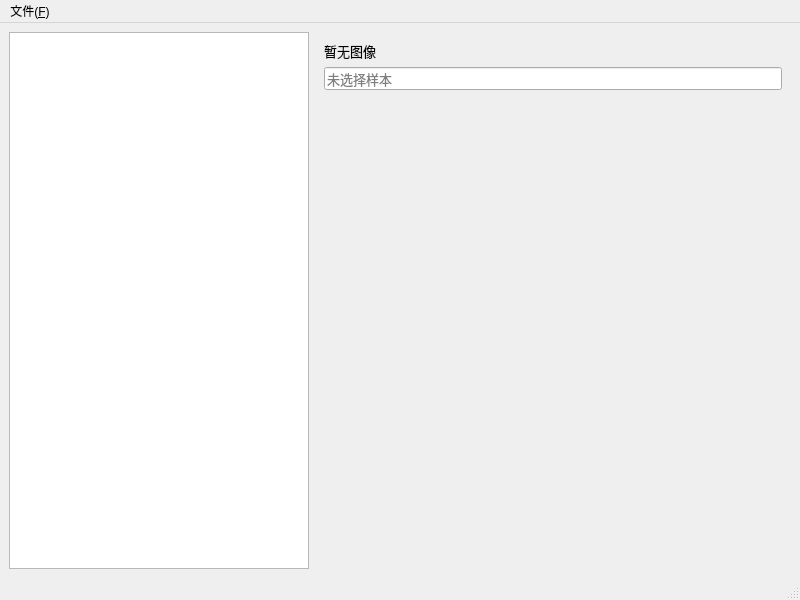
<?xml version="1.0" encoding="UTF-8"?>
<ui version="4.0">
 <class>MainWindow</class>
 <widget class="QMainWindow" name="MainWindow">
  <property name="geometry">
   <rect>
    <x>0</x>
    <y>0</y>
    <width>800</width>
    <height>600</height>
   </rect>
  </property>
  <property name="windowTitle">
   <string>MainWindow</string>
  </property>
  <widget class="QWidget" name="centralwidget">
   <layout class="QHBoxLayout" name="horizontalLayout">
    <item>
     <widget class="QListView" name="listView">
      <property name="maximumSize">
       <size>
        <width>300</width>
        <height>16777215</height>
       </size>
      </property>
      <property name="font">
       <font>
        <pointsize>10</pointsize>
       </font>
      </property>
     </widget>
    </item>
    <item>
     <widget class="QWidget" name="widget" native="true">
      <layout class="QVBoxLayout" name="verticalLayout" stretch="0,0,0,0">
       <item>
        <widget class="QWidget" name="widget_2" native="true">
         <layout class="QHBoxLayout" name="horizontalLayout_2">
          <property name="spacing">
           <number>0</number>
          </property>
          <property name="leftMargin">
           <number>0</number>
          </property>
          <property name="topMargin">
           <number>0</number>
          </property>
          <property name="rightMargin">
           <number>0</number>
          </property>
          <property name="bottomMargin">
           <number>0</number>
          </property>
          <item>
           <widget class="QWidget" name="widget_3" native="true">
            <layout class="QVBoxLayout" name="verticalLayout_2">
             <property name="leftMargin">
              <number>0</number>
             </property>
             <property name="topMargin">
              <number>0</number>
             </property>
             <property name="rightMargin">
              <number>0</number>
             </property>
             <property name="bottomMargin">
              <number>0</number>
             </property>
             <item>
              <widget class="QLabel" name="lblImage">
               <property name="minimumSize">
                <size>
                 <width>200</width>
                 <height>0</height>
                </size>
               </property>
               <property name="font">
                <font>
                 <pointsize>10</pointsize>
                </font>
               </property>
               <property name="text">
                <string>暂无图像</string>
               </property>
              </widget>
             </item>
            </layout>
           </widget>
          </item>
          <item>
           <spacer name="horizontalSpacer">
            <property name="orientation">
             <enum>Qt::Horizontal</enum>
            </property>
            <property name="sizeHint" stdset="0">
             <size>
              <width>255</width>
              <height>20</height>
             </size>
            </property>
           </spacer>
          </item>
         </layout>
        </widget>
       </item>
       <item>
        <widget class="QLineEdit" name="textEdit">
         <property name="font">
          <font>
           <pointsize>10</pointsize>
          </font>
         </property>
         <property name="placeholderText">
          <string>未选择样本</string>
         </property>
        </widget>
       </item>
       <item>
        <widget class="QWidget" name="widget_4" native="true">
         <layout class="QHBoxLayout" name="horizontalLayout_3">
          <item>
           <widget class="QLabel" name="lblLabelLen">
            <property name="font">
             <font>
              <pointsize>10</pointsize>
             </font>
            </property>
            <property name="text">
             <string/>
            </property>
           </widget>
          </item>
          <item>
           <widget class="QLabel" name="lblImgRatio">
            <property name="font">
             <font>
              <pointsize>10</pointsize>
             </font>
            </property>
            <property name="text">
             <string/>
            </property>
           </widget>
          </item>
          <item>
           <spacer name="horizontalSpacer_2">
            <property name="orientation">
             <enum>Qt::Horizontal</enum>
            </property>
            <property name="sizeHint" stdset="0">
             <size>
              <width>40</width>
              <height>20</height>
             </size>
            </property>
           </spacer>
          </item>
         </layout>
        </widget>
       </item>
       <item>
        <spacer name="verticalSpacer_2">
         <property name="orientation">
          <enum>Qt::Vertical</enum>
         </property>
         <property name="sizeHint" stdset="0">
          <size>
           <width>20</width>
           <height>40</height>
          </size>
         </property>
        </spacer>
       </item>
      </layout>
     </widget>
    </item>
   </layout>
  </widget>
  <widget class="QMenuBar" name="menubar">
   <property name="geometry">
    <rect>
     <x>0</x>
     <y>0</y>
     <width>800</width>
     <height>22</height>
    </rect>
   </property>
   <widget class="QMenu" name="menu_F">
    <property name="title">
     <string>文件(&amp;F)</string>
    </property>
    <widget class="QMenu" name="menuHistory">
     <property name="title">
      <string>历史样本库</string>
     </property>
     <addaction name="actionClearHistory"/>
    </widget>
    <addaction name="action_O"/>
    <addaction name="action_S"/>
    <addaction name="separator"/>
    <addaction name="action_E"/>
    <addaction name="action_C"/>
    <addaction name="menuHistory"/>
   </widget>
   <addaction name="menu_F"/>
  </widget>
  <widget class="QStatusBar" name="statusbar"/>
  <action name="action_O">
   <property name="text">
    <string>打开样本库(&amp;O)</string>
   </property>
  </action>
  <action name="action_S">
   <property name="text">
    <string>保存样本库(&amp;S)</string>
   </property>
  </action>
  <action name="action_E">
   <property name="text">
    <string>导出样本库...(&amp;E)</string>
   </property>
  </action>
  <action name="action_C">
   <property name="text">
    <string>关闭当前样本库(&amp;C)</string>
   </property>
  </action>
  <action name="actionClearHistory">
   <property name="text">
    <string>清除历史</string>
   </property>
  </action>
 </widget>
 <resources/>
 <connections/>
</ui>
